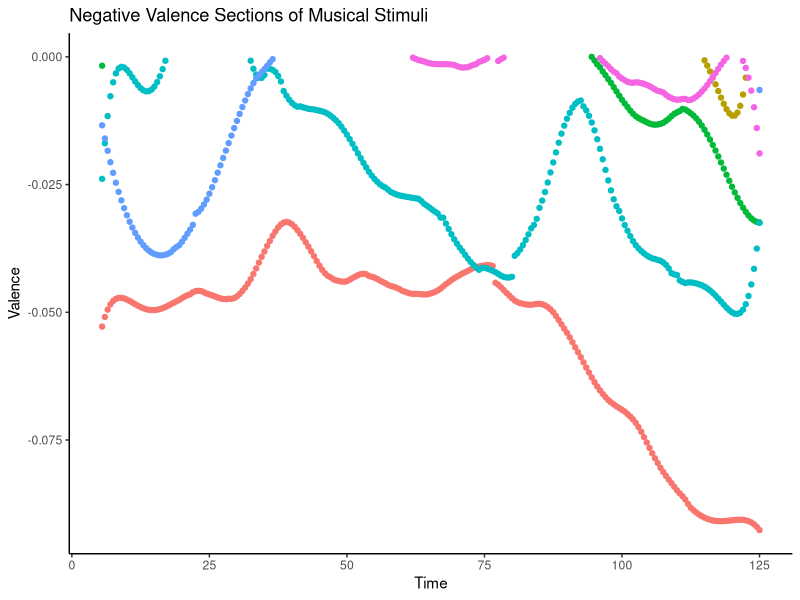
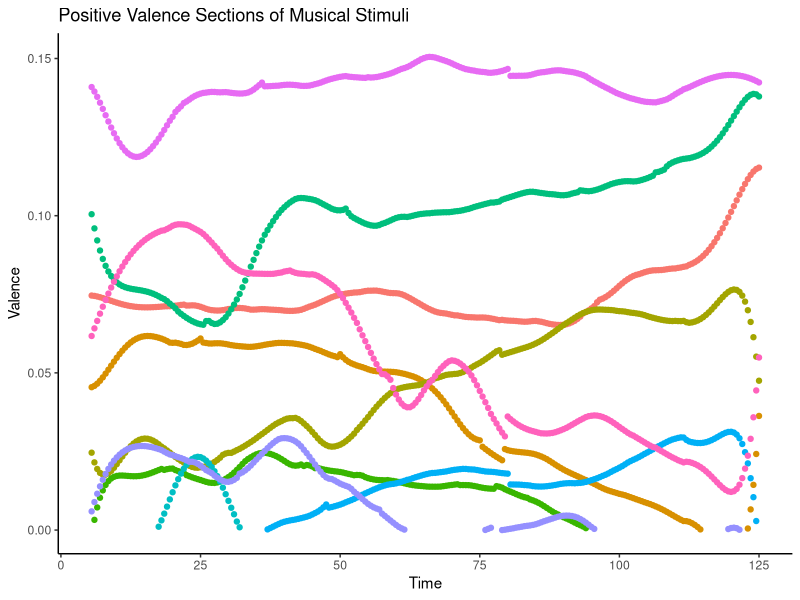
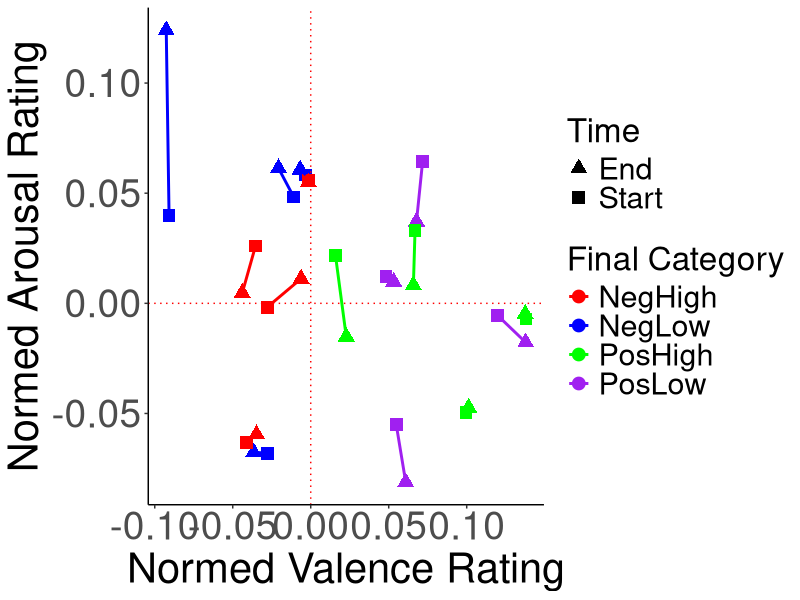
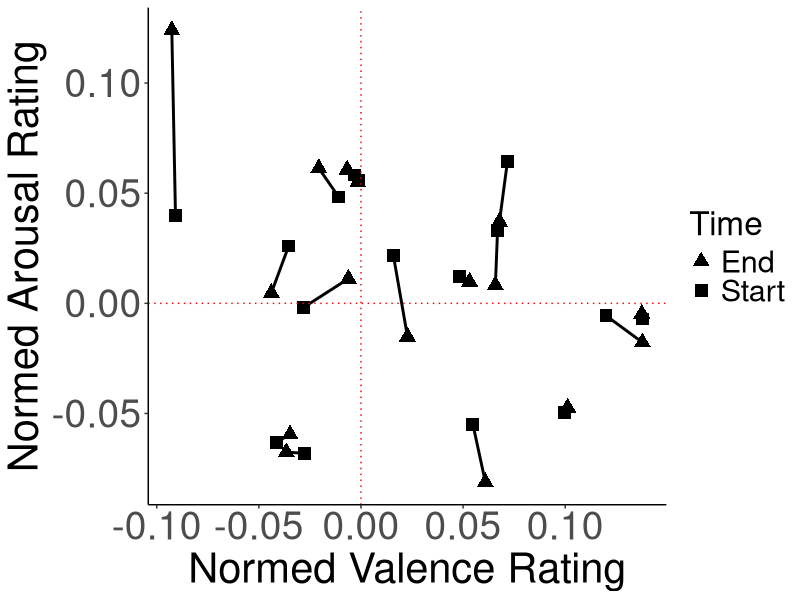

R code for these plots, in order:
## ---- chunk 1
library(tidyverse)
library(forcats)
install.packages("zoo")
library(zoo)
## ---- chunk 2
data <- read.csv("../stimuli/sachs/SourceData_1.csv")

data$song <- gsub("^stimuli/", "", data$song)

# actual time in song is +5 from data
data$second <- data$second + 5

neg_portions <- data %>%
  subset(valence_filt < 0) %>%
  select(c("song", "song.1", "second", "valence_filt","arousal_filt"))

ggplot(data=neg_portions,
       aes(x = second, y = valence_filt)) +
theme_classic() +
  geom_point(aes(color = song)) +
  labs(title = "Negative Valence Sections of Musical Stimuli", x = "Time", y = "Valence") +
  theme(legend.position = "none") #uncomment this for a clearer timing est

pos_portions <- data %>%
  subset(valence_filt > 0) %>%
  select(c("song", "song.1", "second", "valence_filt","arousal_filt"))

ggplot(data=pos_portions,
       aes(x = second, y = valence_filt)) +
theme_classic() +
  labs(title = "Positive Valence Sections of Musical Stimuli", x = "Time", y = "Valence") +
  geom_point(aes(color = song)) +
  theme(legend.position = "none") #uncomment this for a clearer timing est

## ---- chunk 3
# Read stimulus tracking data
stimulus_tracking <- read.csv("../stimuli/sachs/stims_v2/Final Stimuli Labeled.csv")

# Function to process data and generate two plots
process_data <- function(portions_file, tracking_file) {
  stimulus_tracking$start.time <- as.numeric(stimulus_tracking$start.time)
  stimulus_tracking$end.time <- as.numeric(stimulus_tracking$end.time)

  # Merge to get start and end valence/arousal for each stimulus
  extracted_sections <- stimulus_tracking %>%
    left_join(data, by = c("original.song" = "song", "start.time" = "second")) %>%
    rename(Valence_Start = valence_filt, Arousal_Start = arousal_filt) %>%
    left_join(data, by = c("original.song" = "song", "end.time" = "second")) %>%
    rename(Valence_End = valence_filt, Arousal_End = arousal_filt) %>%
    select(original.song, file.name, Final.Label, Valence_Start, Arousal_Start, Valence_End, Arousal_End)

  # Create a long-format dataframe for plotting
  plot_data <- extracted_sections %>%
    pivot_longer(cols = c(Valence_Start, Valence_End, Arousal_Start, Arousal_End),
                 names_to = c("Metric", "Type"),
                 names_pattern = "(.*)_(.*)") %>%
    pivot_wider(names_from = Metric, values_from = value)

  # Set shapes for start and end
  plot_data$Shape <- ifelse(plot_data$Type == "Start", 15, 17)  # Square for start, triangle for end

  # Define colors for different final.label categories
  colors <- c("red", "blue", "green", "purple")
  
  # 1st plot: Color-coded by `final.label`
  color_plot <- ggplot(plot_data, aes(x = Valence, y = Arousal, group = file.name, color = Final.Label)) +
    geom_point(aes(shape = Type), size = 4) +
    geom_line(size = 1) +
    scale_shape_manual(values = c("Start" = 15, "End" = 17), name = "Time") +  # Square and Triangle
    scale_color_manual(values = colors, name = "Final Category") +
    theme_classic()+
    theme(axis.title = element_text(size = 30),
          axis.text = element_text(size = 28),
          panel.grid = element_blank(),
          legend.title = element_text(size = 24),
          legend.text = element_text(size = 22)) +
    geom_hline(yintercept = 0, linetype = "dotted", color = "red") +
    geom_vline(xintercept = 0, linetype = "dotted", color = "red") +
    labs(x = "Normed Valence Rating", y = "Normed Arousal Rating")

  # 2nd plot: Black and white version
  bw_plot <- ggplot(plot_data, aes(x = Valence, y = Arousal, group = file.name)) +
    geom_point(aes(shape = factor(Type)), size = 4, color = "black") +
    geom_line(size = 1, color = "black") +
    scale_shape_manual(values = c("Start" = 15, "End" = 17), name = "Time") +  # Square and Triangle
    theme_classic() +
    theme(axis.title = element_text(size = 30),
          axis.text = element_text(size = 28),
          panel.grid = element_blank(),
          legend.title = element_text(size = 24),
          legend.text = element_text(size = 22)) +
    geom_hline(yintercept = 0, linetype = "dotted", color = "red") +
    geom_vline(xintercept = 0, linetype = "dotted", color = "red") +
    labs(x = "Normed Valence Rating", y = "Normed Arousal Rating")

  # Save plots
  ggsave("Color_Coded_Stimuli.png", plot = color_plot, width = 12, height = 12, dpi = 1000)
  ggsave("Black_White_Stimuli.png", plot = bw_plot, width = 12, height = 12, dpi = 1000)

  return(list(Color_Plot = color_plot, BW_Plot = bw_plot))
}

# Example usage
result <- process_data(data, stimulus_tracking)
